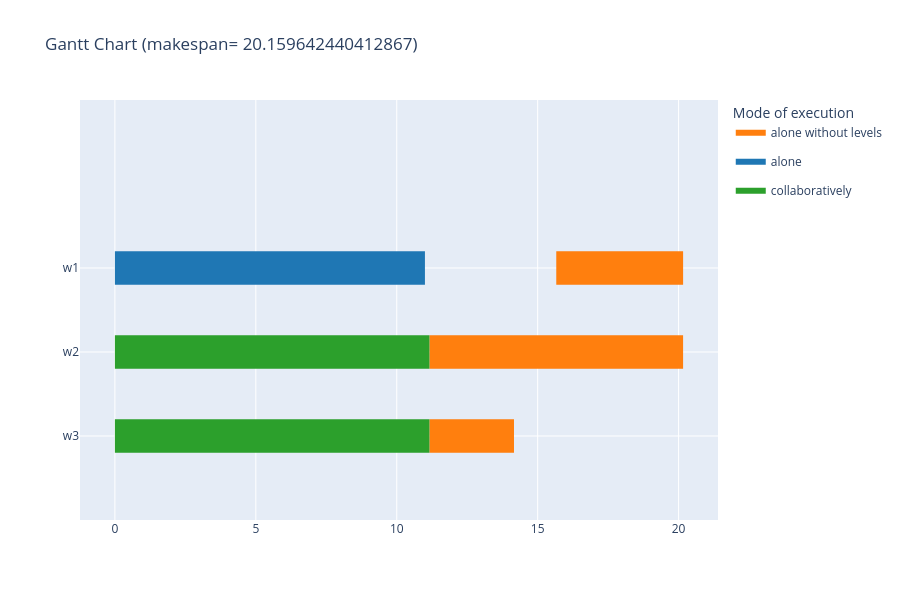

Notebook code cell kept with this figure:
### Code cell
gantt_chart(s, instance_generated, color=3, render= "notebook", verbose=False)

### Figure 1 — Plotly figure (JSON) as saved in the notebook; plotly's stock layout.template omitted (floating-point values rounded to 4 significant figures)
{"data": [{"fill": "toself", "fillcolor": "rgb(255, 127, 14)", "hoverinfo": "name", "legendgroup": "rgb(255, 127, 14)", "mode": "none", "name": "alone without levels", "showlegend": true, "type": "scatter", "x": [15.66, 20.16, 20.16, 15.66, 15.66, 11.16, 14.16, 14.16, 11.16, 11.16, 14.16, 20.16, 20.16, 14.16, 14.16, 11.16, 14.16, 14.16, 11.16], "y": [1.8, 1.8, 2.2, 2.2, null, 0.8, 0.8, 1.2, 1.2, null, 0.8, 0.8, 1.2, 1.2, null, -0.2, -0.2, 0.2, 0.2]}, {"fill": "toself", "fillcolor": "rgb(31, 119, 180)", "hoverinfo": "name", "legendgroup": "rgb(31, 119, 180)", "mode": "none", "name": "alone", "showlegend": true, "type": "scatter", "x": [0, 11, 11, 0], "y": [1.8, 1.8, 2.2, 2.2]}, {"fill": "toself", "fillcolor": "rgb(44, 160, 44)", "hoverinfo": "name", "legendgroup": "rgb(44, 160, 44)", "mode": "none", "name": "collaboratively", "showlegend": true, "type": "scatter", "x": [0, 11.16, 11.16, 0, 0, 0, 11.16, 11.16, 0], "y": [0.8, 0.8, 1.2, 1.2, null, -0.2, -0.2, 0.2, 0.2]}, {"legendgroup": "rgb(255, 127, 14)", "marker": {"color": "rgb(255, 127, 14)", "opacity": 0, "size": 1}, "mode": "markers", "name": "", "showlegend": false, "text": [null, null, null, null, null, null, null, null], "type": "scatter", "x": [15.66, 20.16, 11.16, 14.16, 14.16, 20.16, 11.16, 14.16], "y": [2, 2, 1, 1, 1, 1, 0, 0]}, {"legendgroup": "rgb(31, 119, 180)", "marker": {"color": "rgb(31, 119, 180)", "opacity": 0, "size": 1}, "mode": "markers", "name": "", "showlegend": false, "text": [null, null], "type": "scatter", "x": [0, 11], "y": [2, 2]}, {"legendgroup": "rgb(44, 160, 44)", "marker": {"color": "rgb(44, 160, 44)", "opacity": 0, "size": 1}, "mode": "markers", "name": "", "showlegend": false, "text": [null, null, null, null], "type": "scatter", "x": [0, 11.16, 0, 11.16], "y": [1, 1, 0, 0]}], "layout": {"height": 600, "hovermode": "closest", "legend": {"title": {"text": "Mode of execution"}}, "showlegend": true, "title": {"text": "Gantt Chart (makespan= 20.159642440412867)"}, "xaxis": {"rangeselector": {"buttons": [{"count": 7, "label": "1w", "step": "day", "stepmode": "backward"}, {"count": 1, "label": "1m", "step": "month", "stepmode": "backward"}, {"count": 6, "label": "6m", "step": "month", "stepmode": "backward"}, {"count": 1, "label": "YTD", "step": "year", "stepmode": "todate"}, {"count": 1, "label": "1y", "step": "year", "stepmode": "backward"}, {"step": "all"}]}, "showgrid": true, "type": "linear", "zeroline": false}, "yaxis": {"autorange": false, "range": [-1, 4], "showgrid": true, "ticktext": ["w3", "w2", "w1"], "tickvals": [0, 1, 2], "zeroline": false}}}
